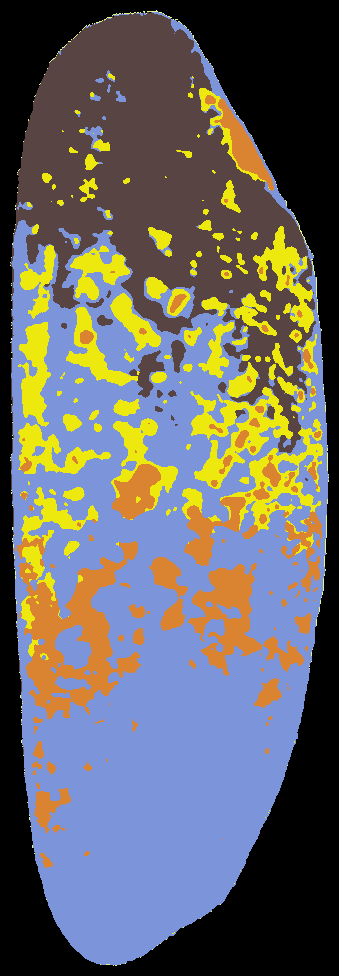
#> input picture Predictions/DSC00228.JPG.png, 339 x 976 px
$ python -i pre_processing.py   (imports and definitions only)
#> lines starting #> are read from the running program, lines starting #| are printed output that depends on the picture; after the words box and inside, x2 and y2 are one past the last pixel; in counts of white or black regions, pixels touching at a corner belong together
import cv2
import numpy as np
import time

def mask_and_crop(img_path):
    # Read and resize the image
#> called with img_path = 'Predictions/DSC00228.JPG.png'
    img = cv2.imread(img_path)
#> img is the input picture: shape (976, 339, 3); mean B, G, R 102, 102.5, 103.5
    img = cv2.resize(img, (800, 1200))
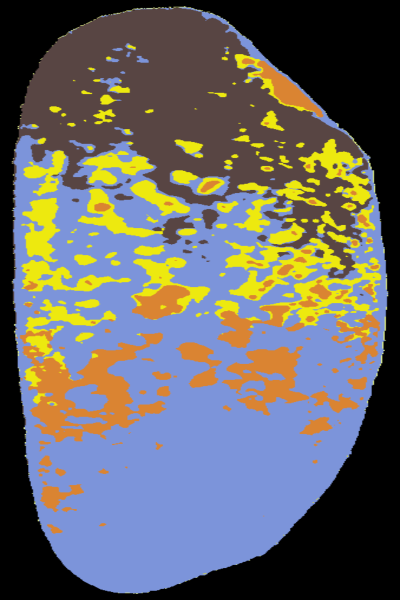
#> img: shape (1200, 800, 3) (shown at 1/2 size); mean B, G, R 102, 102.5, 103.5

    # Convert the image to HSV color space
    imgHSV = cv2.cvtColor(img, cv2.COLOR_BGR2HSV)
#> imgHSV: shape (1200, 800, 3); mean H, S, V 48.8, 90, 138.9

    # Define the color range for masking
    lower = np.array([70, 110, 0])
    upper = np.array([109, 255, 255])

    # Create the mask and the result image
    mask = cv2.inRange(imgHSV, lower, upper)
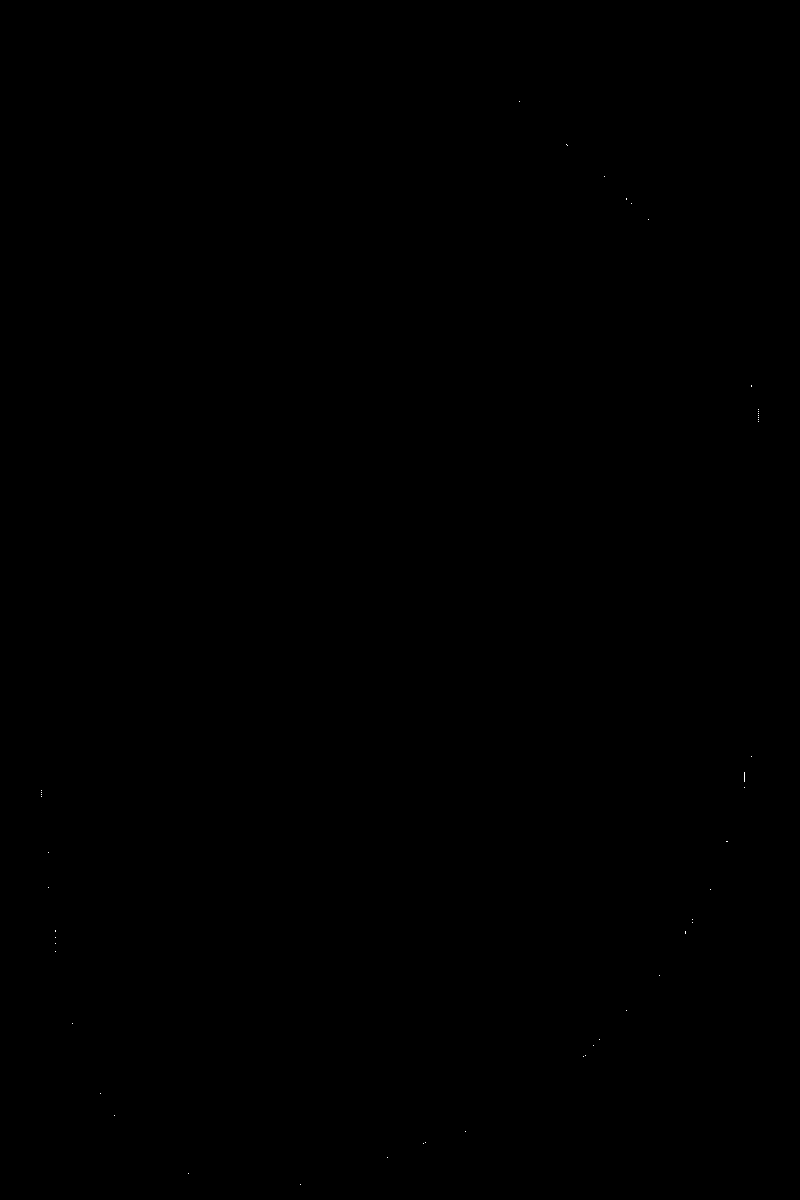
#> mask: shape (1200, 800); 0.01% white in thin lines or dots, all inside (x1, y1, x2, y2) = (41, 101, 759, 1185)
    imgResult = cv2.bitwise_and(img, img, mask=cv2.bitwise_not(mask))

    # Use morphological operations to clean up the mask
    kernel = np.ones((5, 5), np.uint8)
    imgResult = cv2.morphologyEx(imgResult, cv2.MORPH_CLOSE, kernel)
    imgResult = cv2.morphologyEx(imgResult, cv2.MORPH_OPEN, kernel)
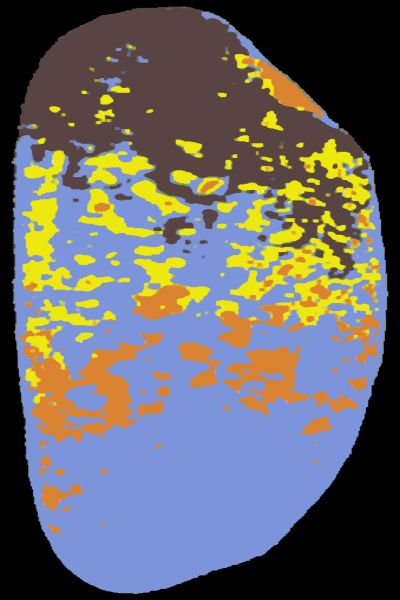
#> imgResult: shape (1200, 800, 3) (shown at 1/2 size); mean B, G, R 101.9, 102.1, 103.2

    # Trim the black borders
    def crop(frame):
        coords = np.argwhere(frame[:, :, 0] != 0)  # Find coordinates where the image is not black
#> coords = 712500 pairs, first value 12 to 1187, second value 22 to 777
        y0, x0 = coords.min(axis=0)
#> y0 = 12; x0 = 22
        y1, x1 = coords.max(axis=0) + 1  # slices are exclusive at the top
#> y1 = 1188; x1 = 778
        trimmed = frame[y0:y1, x0:x1]
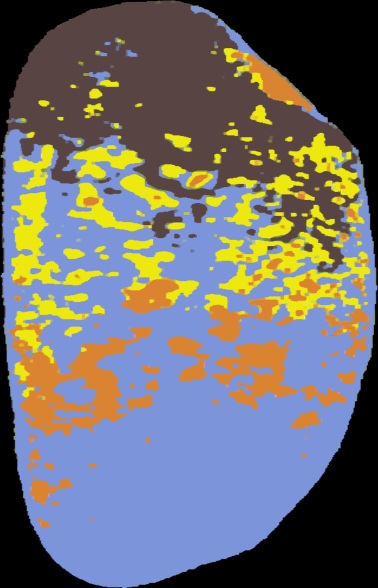
#> trimmed: shape (1176, 756, 3) (shown at 1/2 size); mean B, G, R 110.1, 110.2, 111.4
        return trimmed

    final = crop(imgResult)

    # Add padding
    final = cv2.copyMakeBorder(final, 10, 10, 10, 10, cv2.BORDER_CONSTANT, value=0)
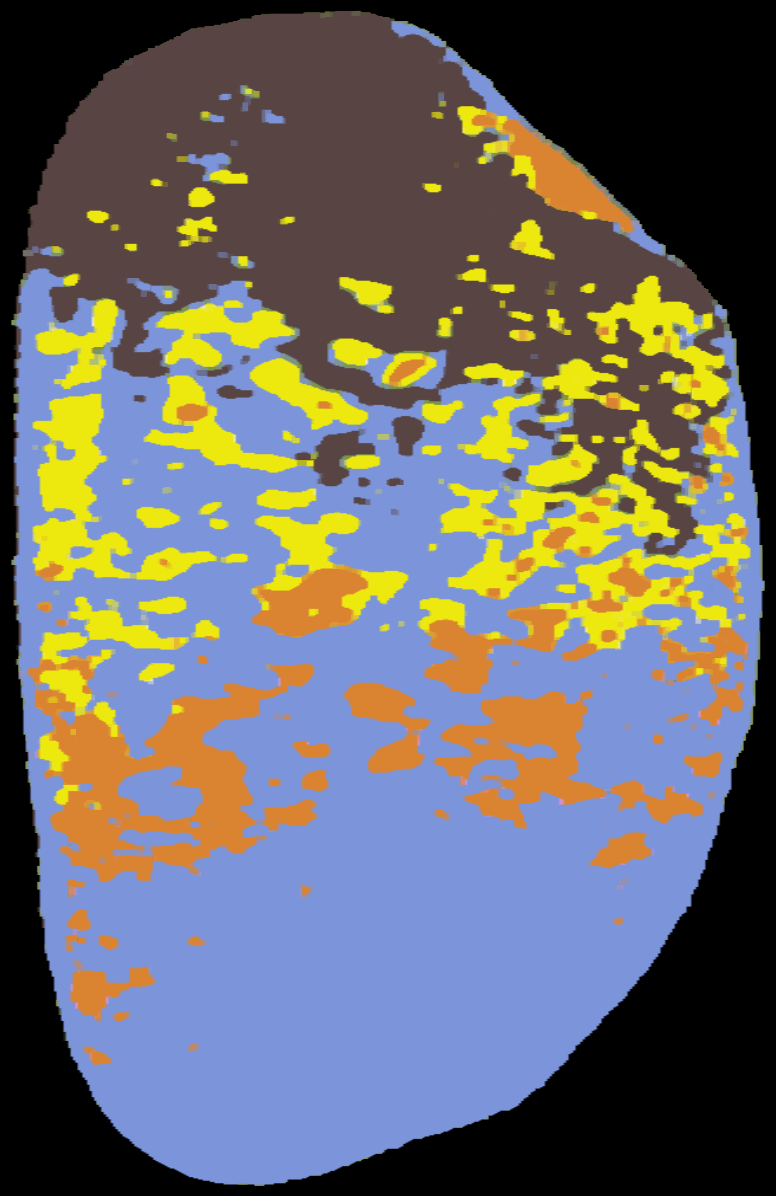
#> final: shape (1196, 776, 3); mean B, G, R 105.4, 105.6, 106.7

    return final

# [9 lines of commented-out code are left out]


# [55 lines left out: function mask_and_crop_high_complexity, not called in this run]

>>> result = mask_and_crop('Predictions/DSC00228.JPG.png')

$ run again, on Predictions/DSC01529.JPG.png
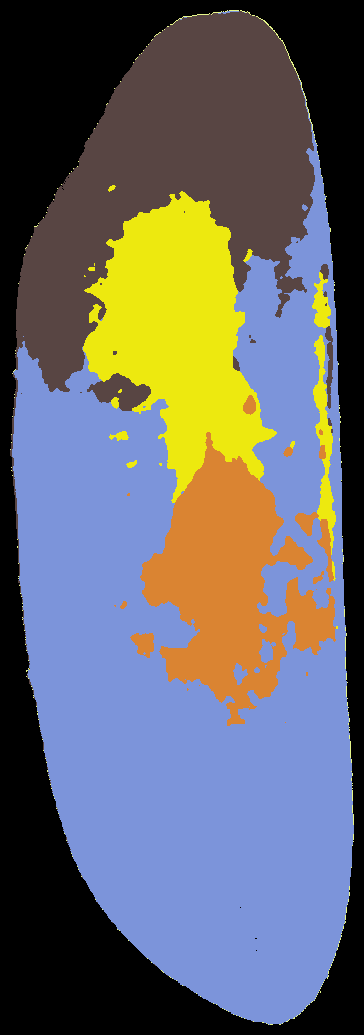
#> input picture Predictions/DSC01529.JPG.png, 364 x 1035 px
#> in mask_and_crop, img is the input picture: shape (1035, 364, 3); mean B, G, R 105.2, 102.8, 102.6
#> in mask_and_crop, `img = cv2.resize(img, (800, 1200))`:
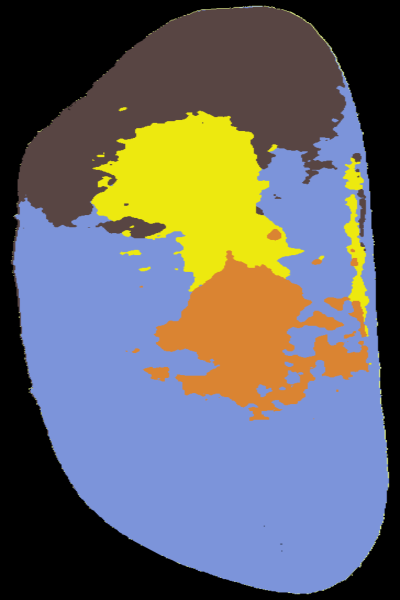
#> img: shape (1200, 800, 3) (shown at 1/2 size); mean B, G, R 105.2, 102.8, 102.6
#> imgHSV: shape (1200, 800, 3); mean H, S, V 50.8, 90.9, 141
#> mask: shape (1200, 800); 0% white in thin lines or dots, all inside (x1, y1, x2, y2) = (58, 726, 773, 1179)
#> coords = 705707 pairs, first value 11 to 1188, second value 21 to 778
#> y0 = 11; x0 = 21
#> y1 = 1189; x1 = 779
#> in mask_and_crop, `final = cv2.copyMakeBorder(final, 10, 10, 10, 10, cv2.BORDER_CONSTANT,..`:
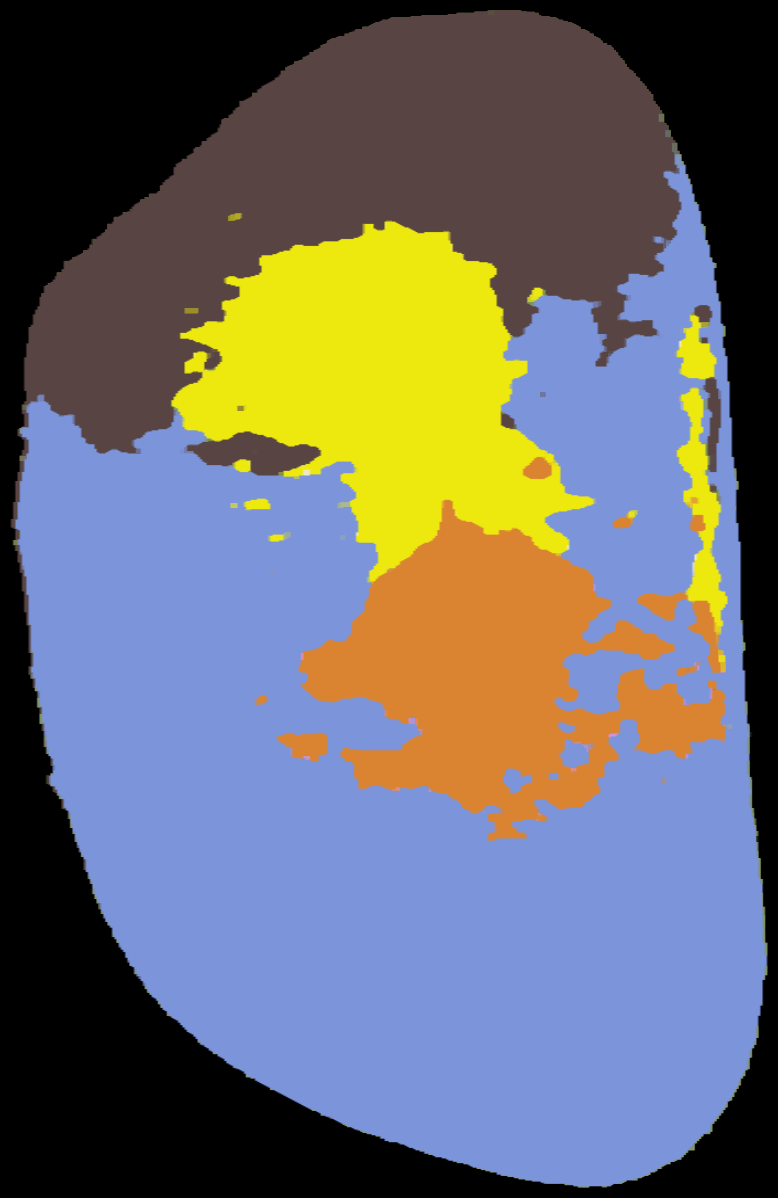
#> final: shape (1198, 778, 3); mean B, G, R 108.4, 105.8, 105.6

$ run again, on Predictions/DSC01900.JPG.png
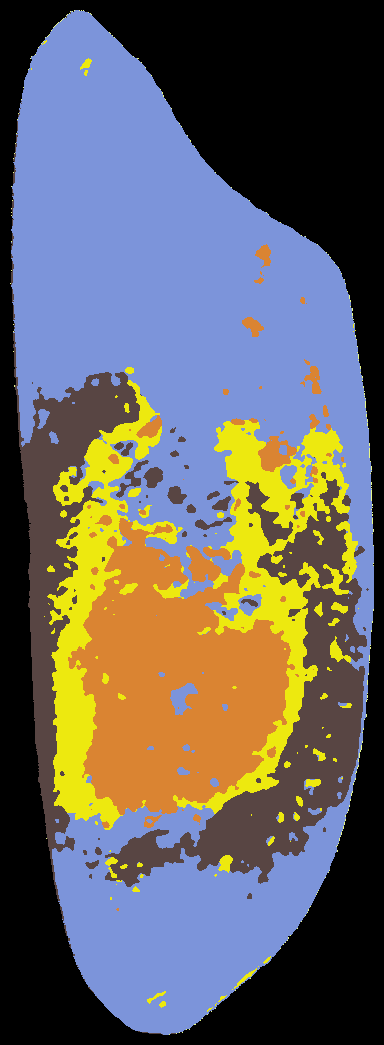
#> input picture Predictions/DSC01900.JPG.png, 384 x 1045 px
#> in mask_and_crop, img is the input picture: shape (1045, 384, 3); mean B, G, R 97.2, 99.4, 102.3
#> img: shape (1200, 800, 3)
#> imgHSV: shape (1200, 800, 3); mean H, S, V 47.8, 91.3, 137.4
#> mask: shape (1200, 800); 0.01% white in thin lines or dots, all inside (x1, y1, x2, y2) = (24, 29, 764, 1170)
#> in mask_and_crop, `imgResult = cv2.morphologyEx(imgResult, cv2.MORPH_OPEN, kernel)`:
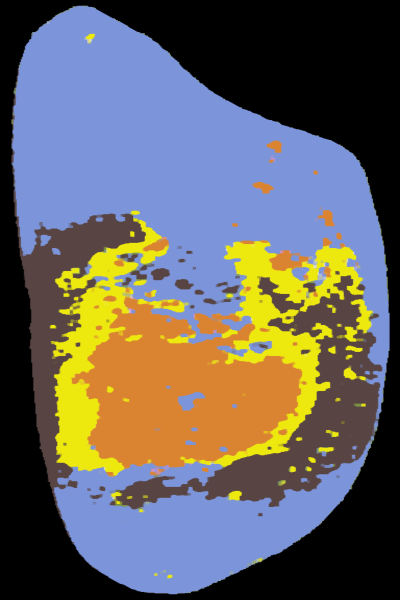
#> imgResult: shape (1200, 800, 3) (shown at 1/2 size); mean B, G, R 97.4, 99.3, 102.2
#> coords = 670099 pairs, first value 11 to 1188, second value 22 to 779
#> y0 = 11; x0 = 22
#> y1 = 1189; x1 = 780
#> in mask_and_crop, `final = cv2.copyMakeBorder(final, 10, 10, 10, 10, cv2.BORDER_CONSTANT,..`:
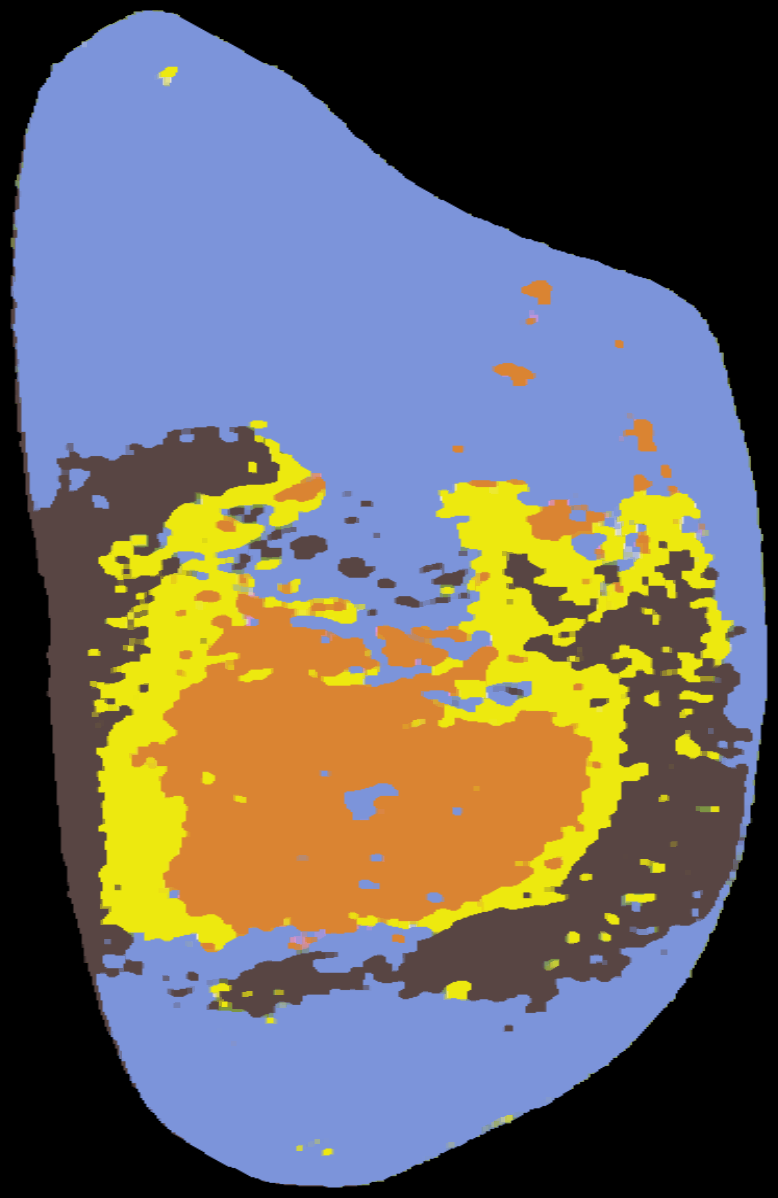
#> final: shape (1198, 778, 3); mean B, G, R 100.3, 102.3, 105.3
